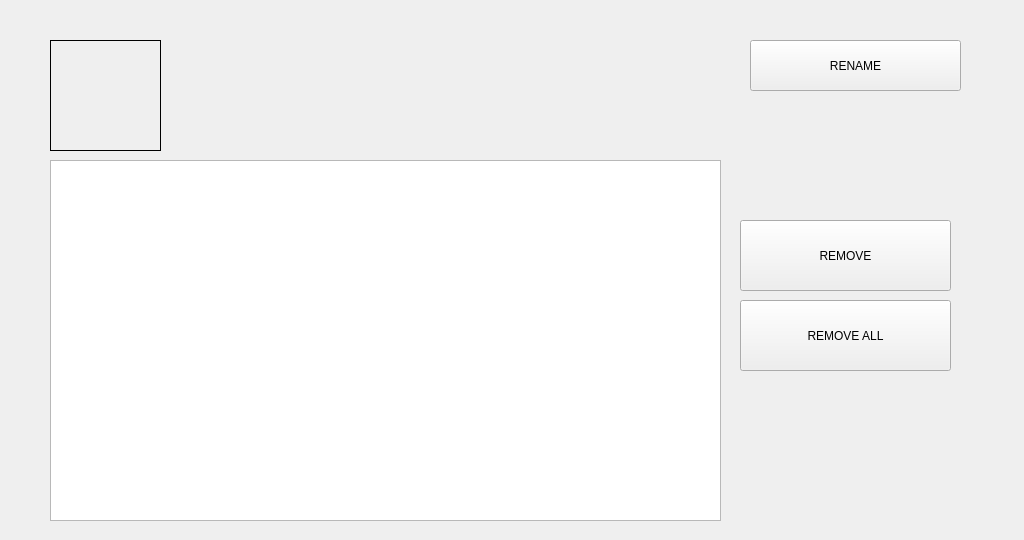
<?xml version="1.0" encoding="UTF-8"?>
<ui version="4.0">
 <class>ConnectionMenuWidget</class>
 <widget class="QWidget" name="ConnectionMenuWidget">
  <property name="geometry">
   <rect>
    <x>0</x>
    <y>0</y>
    <width>1024</width>
    <height>540</height>
   </rect>
  </property>
  <property name="windowTitle">
   <string>Dialog</string>
  </property>
  <property name="styleSheet">
   <string notr="true">QDialog {
	background: rgb(90, 90, 90);
}</string>
  </property>
  <widget class="QLabel" name="LABEL_BT_DEVICE_ICON">
   <property name="geometry">
    <rect>
     <x>50</x>
     <y>40</y>
     <width>111</width>
     <height>111</height>
    </rect>
   </property>
   <property name="styleSheet">
    <string notr="true">QLabel {
	border: 1px solid rgb(0,0,0);
}</string>
   </property>
   <property name="text">
    <string/>
   </property>
  </widget>
  <widget class="QLabel" name="LABEL_BT_DEVICE_NAME">
   <property name="geometry">
    <rect>
     <x>180</x>
     <y>40</y>
     <width>541</width>
     <height>51</height>
    </rect>
   </property>
   <property name="font">
    <font>
     <pointsize>20</pointsize>
    </font>
   </property>
   <property name="styleSheet">
    <string notr="true">color: rgb(0, 0, 0);</string>
   </property>
   <property name="frameShape">
    <enum>QFrame::NoFrame</enum>
   </property>
   <property name="text">
    <string/>
   </property>
  </widget>
  <widget class="QLabel" name="LABEL_BT_DEVICE_MAC_ADDRESS">
   <property name="geometry">
    <rect>
     <x>180</x>
     <y>100</y>
     <width>541</width>
     <height>51</height>
    </rect>
   </property>
   <property name="font">
    <font>
     <pointsize>20</pointsize>
    </font>
   </property>
   <property name="styleSheet">
    <string notr="true">color: rgb(0, 0, 0);</string>
   </property>
   <property name="frameShape">
    <enum>QFrame::NoFrame</enum>
   </property>
   <property name="text">
    <string/>
   </property>
  </widget>
  <widget class="QListWidget" name="LISTWIDGET_PAIRED_DEVICE">
   <property name="geometry">
    <rect>
     <x>50</x>
     <y>160</y>
     <width>671</width>
     <height>361</height>
    </rect>
   </property>
   <property name="font">
    <font>
     <pointsize>20</pointsize>
    </font>
   </property>
   <property name="spacing">
    <number>0</number>
   </property>
  </widget>
  <widget class="QPushButton" name="BUTTON_UNPAIR">
   <property name="geometry">
    <rect>
     <x>740</x>
     <y>220</y>
     <width>211</width>
     <height>71</height>
    </rect>
   </property>
   <property name="text">
    <string>REMOVE</string>
   </property>
  </widget>
  <widget class="QPushButton" name="BUTTON_UNPAIR_ALL">
   <property name="geometry">
    <rect>
     <x>740</x>
     <y>300</y>
     <width>211</width>
     <height>71</height>
    </rect>
   </property>
   <property name="text">
    <string>REMOVE ALL</string>
   </property>
  </widget>
  <widget class="QPushButton" name="BUTTON_RENAME_BT_DEVICE">
   <property name="geometry">
    <rect>
     <x>750</x>
     <y>40</y>
     <width>211</width>
     <height>51</height>
    </rect>
   </property>
   <property name="text">
    <string>RENAME</string>
   </property>
  </widget>
 </widget>
 <resources/>
 <connections/>
</ui>
